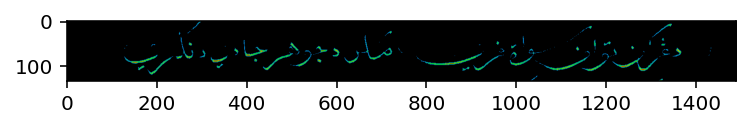

This figure's Python source:
import numpy as np
import matplotlib.pyplot as plt
from scipy import ndimage as ndi
from skimage.morphology import skeletonize
from skimage import io, color, filters, morphology

# 1. Load your image
path = 'p01v1-line2.png' 
img = io.imread(path)

# 2. Convert to grayscale and Binarize
gray_img = color.rgb2gray(img)
plt.imshow(gray_img)

# thresholding, coba juga local thresholding macam
# thresh_local = cv2.adaptiveThreshold(img, 255, cv2.ADAPTIVE_THRESH_GAUSSIAN_C,cv2.THRESH_BINARY, 11, 2)
thresh = filters.threshold_otsu(gray_img)
binary = gray_img < thresh
plt.imshow(binary, cmap='gray')

# 3. Compute Skeleton and Distance Transform
skeleton = skeletonize(binary)
plt.imshow(skeleton, cmap='gray')

from skimage import feature

# Find edges using Canny
edges = feature.canny(binary)
plt.imshow(edges, cmap='gray')

# edges using erosion
eroded = morphology.binary_erosion(binary)
edges = binary ^ eroded  # These are the pixels at the very boundary

# 3. Calculate Distance to Edges for ALL foreground pixels
# We create a mask where edges are 0 and everything else is 1.
# distance_transform_edt calculates the distance to the nearest 0.
edge_mask = np.ones_like(binary, dtype=float)
edge_mask[edges] = 0

# Compute the distance transform
distance_to_edges = ndi.distance_transform_edt(edge_mask)

# 4. Mask the result so we only see distances INSIDE the object
# (This sets the background pixels to 0)
foreground_distance_map = distance_to_edges * binary

# 5. Visualization
plt.imshow(foreground_distance_map, cmap='nipy_spectral')
#plt.axis('off')
#plt.colorbar(label='Distance to nearest edge (pixels)')
#plt.title('Distance Transform: All Foreground Pixels to Edges')
